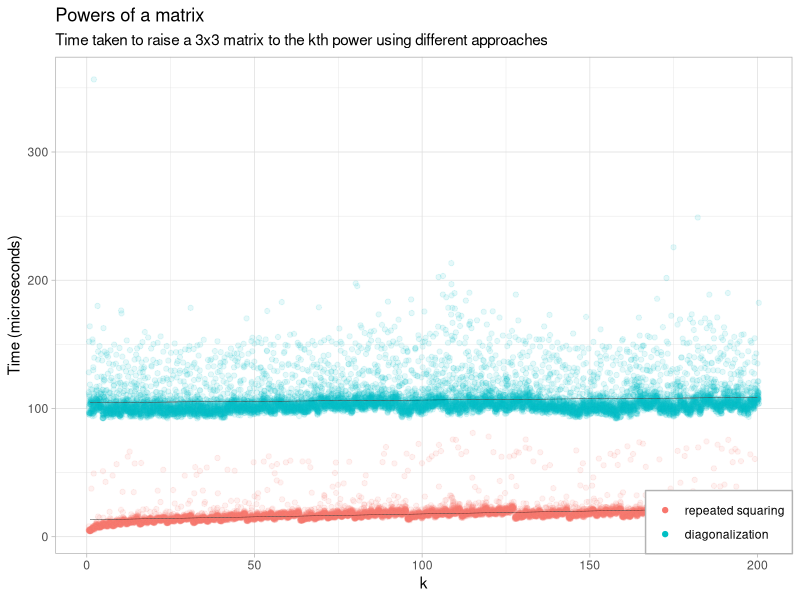

This figure's R source:
#!/usr/bin/Rscript

# Response to
# https://eric.netlify.com/2017/08/08/taking-powers-of-a-matrix-in-r/

library(tidyverse)
library(microbenchmark)

same = function(e, w) {
  eps = max(abs(e - w))
  eps == 0
}

test_properties = function(f, A) {
  list(
    "A^4 == AAAA"       = same(f(A, 4), A %*% A %*% A %*% A),
    "A^1 == A"          = same(f(A, 1), A),
    "A^0 == I"          = same(f(A, 0), diag(1, nrow(A)))
  )
}

set.seed(1)
n = 3
A = matrix(sample(10, n^2, TRUE), n, n)

pow_iter = function (A, k) {
  if(k==0) {
    diag(1, nrow(A))
  } else {
    A %*% (A %^% (k-1))
  }
}

# Calculate exponentatiation by repeated squaring.
# See SICP 2nd edition, 1.2.4
# https://mitpress.mit.edu/sicp/chapter1/node15.html

pow_sq_ = function (A, k, f) {
  if(k == 0) {
    f
  } else if(k %% 2 == 1) {
    pow_sq_(A, k-1, f %*% A)
  } else {
    pow_sq_(A %*% A, k %/% 2, f)
  }
}

pow_sq = function (A, k) {
  I = diag(1, nrow(A))
  pow_sq_(A, k, I)
}

`%^%` = pow_sq

pow_eigen = function(A, k) {
  eig = eigen(A)
  stopifnot(length(unique(eig$values)) == nrow(A))

  P = eig$vectors
  D = diag(eig$values ^ k)
  Ak = P %*% D %*% solve(P)
  Re(Ak)
}

`%^^%` = pow_eigen

print("pow_iter")
test_properties(`%^%`, A)

print("pow_sq")
test_properties(pow_sq, A)

print("pow_eigen")
test_properties(pow_eigen, A)

times = 1:200 %>%
  map_df(~
    microbenchmark(
      "repeated squaring" = A %^% .,
      "diagonalization" = A %^^% .,
      times = 50
    ) %>%
    as_data_frame() %>%
    mutate(k = .x)
  ) %>%
  filter(time < quantile(time, 0.99))

ggplot(times, aes(x = k, y = time / 1e3, group = expr)) +
  geom_jitter(aes(color = expr), alpha = 0.1) +
  geom_smooth(method = "lm", color = "black", size = 0.1) +
# geom_point(data = df_intersect) +
# geom_text(aes(label = sprintf("(%0.0f, %0.0f)", k, time)),
#           data = df_intersect, 
#           vjust = 2, hjust = 0, size = 3) +
  guides(color = guide_legend(override.aes = list(alpha = 1))) +
  theme_light() +
  theme(legend.position = c(1, 0), 
        legend.justification = c(1, 0),
        legend.background = element_rect(color = "grey70")) +
  labs(y = "Time (microseconds)", color = NULL,
       title = "Powers of a matrix",
       subtitle = paste0(
         "Time taken to raise a 3x3 matrix to the", 
         " kth power using different approaches")
       )
